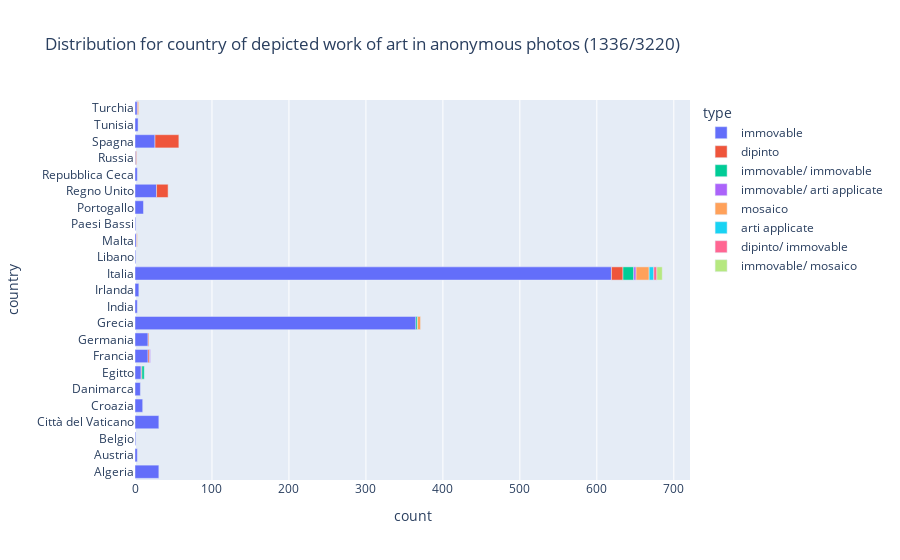

Notebook code for this chart:
### Markdown cell above
### 3.2.2 Anonymous photographers: depicted works of art locations and types - barchart

### Code cell
#open the source data, filter for anonymous photographs and extract places and type columns
data_df = pd.read_csv("data/F_OA_selected_data.csv", encoding="UTF-8")
ph_anonymous_df = data_df[data_df.AUFN_Faut == "Anonimo"]
ph_anonymous_df = ph_anonymous_df[["AUFN_Faut", 'PVCS_OAcountry', 'OGTT_OAtype', 'PVCC_OAtown']]

#rename "immovable" all the immovable works of art types
ph_anonymous_df = ph_anonymous_df.replace(to_replace ='architettura\ scultura|architettura|scultura|complesso archeologico|sito archeologico', value = 'immovable', regex = True)

#group by type and rename the columns
ph_anonymous_by_country_type = ph_anonymous_df.groupby(['PVCS_OAcountry', 'OGTT_OAtype']).size().reset_index()
ph_anonymous_by_country_type.columns = ["country", "type", "count"]

fig2_2 = px.bar(ph_anonymous_by_country_type,
                x="count", y="country", color="type",
                title="Distribution for country of depicted work of art in anonymous photos (1336/3220)"
                )

fig2_2.write_html("data/2_data_viz/2.2.html")
fig2_2.show()

### Figure 1 — Plotly figure (JSON) as saved in the notebook; plotly's stock layout.template omitted (floating-point values rounded to 4 significant figures)
{"data": [{"alignmentgroup": "True", "hovertemplate": "type=immovable<br>count=%{x}<br>country=%{y}<extra></extra>", "legendgroup": "immovable", "marker": {"color": "#636efa", "pattern": {"shape": ""}}, "name": "immovable", "offsetgroup": "immovable", "orientation": "h", "showlegend": true, "textposition": "auto", "x": [31, 3, 1, 31, 10, 7, 8, 17, 17, 365, 3, 5, 619, 1, 2, 1, 11, 28, 3, 1, 26, 4, 3], "xaxis": "x", "y": ["Algeria", "Austria", "Belgio", "Città del Vaticano", "Croazia", "Danimarca", "Egitto", "Francia", "Germania", "Grecia", "India", "Irlanda", "Italia", "Libano", "Malta", "Paesi Bassi", "Portogallo", "Regno Unito", "Repubblica Ceca", "Russia", "Spagna", "Tunisia", "Turchia"], "yaxis": "y", "type": "bar"}, {"alignmentgroup": "True", "hovertemplate": "type=dipinto<br>count=%{x}<br>country=%{y}<extra></extra>", "legendgroup": "dipinto", "marker": {"color": "#EF553B", "pattern": {"shape": ""}}, "name": "dipinto", "offsetgroup": "dipinto", "orientation": "h", "showlegend": true, "textposition": "auto", "x": [1, 2, 1, 15, 15, 1, 31, 1], "xaxis": "x", "y": ["Egitto", "Francia", "Germania", "Italia", "Regno Unito", "Russia", "Spagna", "Turchia"], "yaxis": "y", "type": "bar"}, {"alignmentgroup": "True", "hovertemplate": "type=immovable/ immovable<br>count=%{x}<br>country=%{y}<extra></extra>", "legendgroup": "immovable/ immovable", "marker": {"color": "#00cc96", "pattern": {"shape": ""}}, "name": "immovable/ immovable", "offsetgroup": "immovable/ immovable", "orientation": "h", "showlegend": true, "textposition": "auto", "x": [3, 2, 14], "xaxis": "x", "y": ["Egitto", "Grecia", "Italia"], "yaxis": "y", "type": "bar"}, {"alignmentgroup": "True", "hovertemplate": "type=immovable/ arti applicate<br>count=%{x}<br>country=%{y}<extra></extra>", "legendgroup": "immovable/ arti applicate", "marker": {"color": "#ab63fa", "pattern": {"shape": ""}}, "name": "immovable/ arti applicate", "offsetgroup": "immovable/ arti applicate", "orientation": "h", "showlegend": true, "textposition": "auto", "x": [1, 3], "xaxis": "x", "y": ["Francia", "Italia"], "yaxis": "y", "type": "bar"}, {"alignmentgroup": "True", "hovertemplate": "type=mosaico<br>count=%{x}<br>country=%{y}<extra></extra>", "legendgroup": "mosaico", "marker": {"color": "#FFA15A", "pattern": {"shape": ""}}, "name": "mosaico", "offsetgroup": "mosaico", "orientation": "h", "showlegend": true, "textposition": "auto", "x": [4, 17, 1, 1], "xaxis": "x", "y": ["Grecia", "Italia", "Malta", "Turchia"], "yaxis": "y", "type": "bar"}, {"alignmentgroup": "True", "hovertemplate": "type=arti applicate<br>count=%{x}<br>country=%{y}<extra></extra>", "legendgroup": "arti applicate", "marker": {"color": "#19d3f3", "pattern": {"shape": ""}}, "name": "arti applicate", "offsetgroup": "arti applicate", "orientation": "h", "showlegend": true, "textposition": "auto", "x": [6], "xaxis": "x", "y": ["Italia"], "yaxis": "y", "type": "bar"}, {"alignmentgroup": "True", "hovertemplate": "type=dipinto/ immovable<br>count=%{x}<br>country=%{y}<extra></extra>", "legendgroup": "dipinto/ immovable", "marker": {"color": "#FF6692", "pattern": {"shape": ""}}, "name": "dipinto/ immovable", "offsetgroup": "dipinto/ immovable", "orientation": "h", "showlegend": true, "textposition": "auto", "x": [4], "xaxis": "x", "y": ["Italia"], "yaxis": "y", "type": "bar"}, {"alignmentgroup": "True", "hovertemplate": "type=immovable/ mosaico<br>count=%{x}<br>country=%{y}<extra></extra>", "legendgroup": "immovable/ mosaico", "marker": {"color": "#B6E880", "pattern": {"shape": ""}}, "name": "immovable/ mosaico", "offsetgroup": "immovable/ mosaico", "orientation": "h", "showlegend": true, "textposition": "auto", "x": [7], "xaxis": "x", "y": ["Italia"], "yaxis": "y", "type": "bar"}], "layout": {"xaxis": {"anchor": "y", "domain": [0, 1], "title": {"text": "count"}}, "yaxis": {"anchor": "x", "domain": [0, 1], "title": {"text": "country"}}, "legend": {"title": {"text": "type"}, "tracegroupgap": 0}, "title": {"text": "Distribution for country of depicted work of art in anonymous photos (1336/3220)"}, "barmode": "relative"}}
